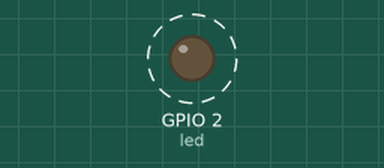
The program below on a simulated ESP32 board running MicroPython. Parts: output pins drawn as LEDs (lit = HIGH). Dashed ring = blinking.

Above: at 0.2 s.
Timing chart, 0 to 3.0 s (numbered marks = the images above):
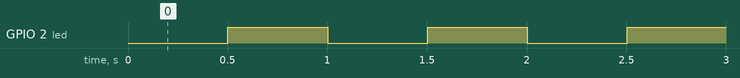

The program:

Non-Blocking_Delays_and_Multi-threadings.py
```python
#// This is a Blocking Code

#import machine
#import time

#led = machine.Pin(2, machine.Pin.OUT)

#while True:
#   led.on()
#   time.sleep(0.5)
#   led.off()
#   time.sleep(0.5)

#// This is a Unblocking Code

import machine
import time

led = machine.Pin(2, machine.Pin.OUT)

start_time = time.ticks_ms()
interval = 500 # in ms
led_state = 0

while True:
    if time.ticks_ms() - start_time >= interval:
        start_time = time.ticks_ms()
        if(led_state == 1):
            led_state = 0
        else:
            led_state = 1
        led.value(led_state)

    
```

Measured:
- by itself, GPIO 2 (led): alternates HIGH for 0.50 s and LOW for 0.50 s
